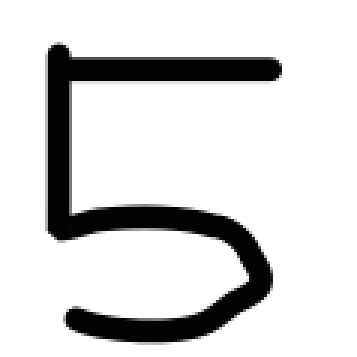
#> input picture practical_skill_python/chap5/test5.png, 119 x 119 px (shown 3 times larger)
$ python predict_digit.py test5.png   (older library calls are emulated)
#> lines starting #> are read from the running program, lines starting #| are printed output that depends on the picture
import os, sys, math
from sklearn import datasets, svm
import joblib

# モデルファイル名
DIGITS_PKL = "digit-clf.pkl"


# 予測モデルを作成する
def train_digits():
    digits = datasets.load_digits()

    data_train = digits.data
    label_train = digits.target
    clf = svm.SVC(gamma=0.001)
    clf.fit(data_train, label_train)

    joblib.dump(clf, DIGITS_PKL)
    print('予測モデルを保存しました=', DIGITS_PKL)
    return clf


# データから数字を予測する
def predict_digits(data):
    # モデルファイルを読み込む
    if not os.path.exists(DIGITS_PKL):
        clf = train_digits()
    clf = joblib.load(DIGITS_PKL)

    # 予測
    n = clf.predict([data])
    print('判定結果=', n)


# 手書き数字画像を8x8のグレイスケールのデータ配列に変換
def image_to_data(imagefile):
#> called with imagefile = 'test5.png'
    import numpy as np
    from PIL import Image
    image = Image.open(imagefile).convert('L')
    image = image.resize((8, 8), Image.ANTIALIAS)
    img = np.asarray(image, dtype=float)
    img = np.floor(16 - 16 * (img / 256))

    # 変換後の画像を表示
    import matplotlib.pyplot as plt
    plt.imshow(img)
    plt.gray()
    plt.show()
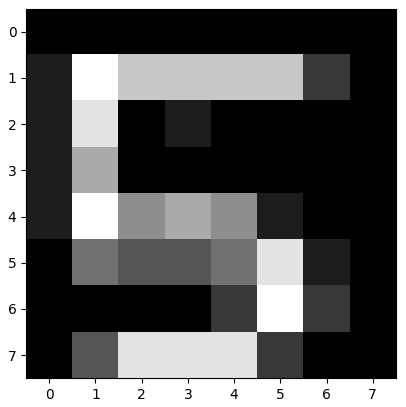
#> figure drawn by matplotlib, 1 panel

    img = img.flatten()
#> img = 64 values, max 9 at index 9, min 0 at index 0, mean 2.33
    print(img)
#| [0. 0. 0. 0. 0. 0. 0. 0. 1. 9. 7. 7. 7. 7. 2. 0. 1. 8. 0. 1. 0. 0. 0. 0.
#|  1. 6. 0. 0. 0. 0. 0. 0. 1. 9. 5. 6. 5. 1. 0. 0. 0. 4. 3. 3. 4. 8. 1. 0.
#|  0. 0. 0. 0. 2. 9. 2. 0. 0. 3. 8. 8. 8. 2. 0. 0.]
    return img


def main():
    # コマンドライン引数を得る
    if len(sys.argv) <= 1:
        print('USAGE:')
        print('python predict_digit.py imagefile')
        return
    imagefile = sys.argv[1]
    data = image_to_data(imagefile)
#> data has the same summary as img in image_to_data
    predict_digits(data)
#> (reads practical_skill_python/chap5/digit-clf.pkl from the repository)


if __name__ == '__main__':
#> (the run stopped early here; a loop or call above may not have finished)
